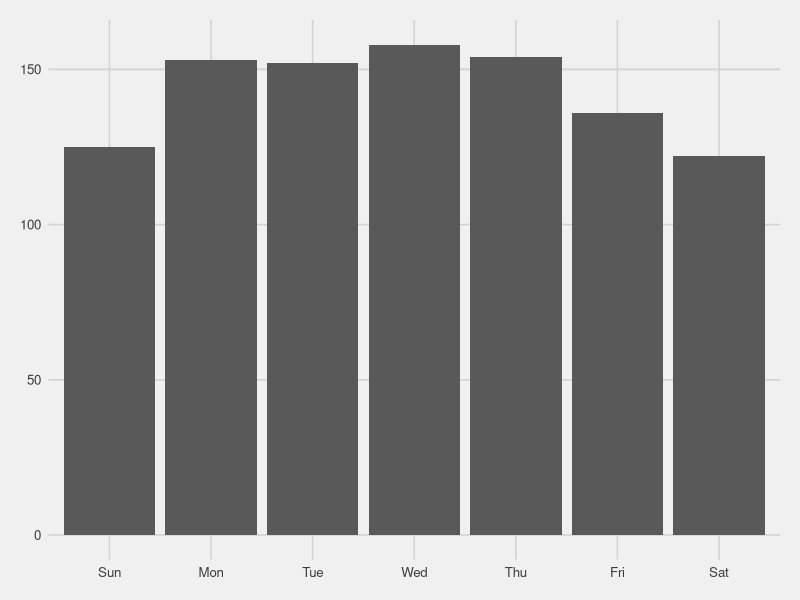

Source code (R):
## ---- chunk 1
knitr::opts_chunk$set(echo = TRUE)
## ---- chunk 2
library(tidyverse)
library(lubridate)
library(ggthemes)
## ---- chunk 3
set.seed(2);
order_daterange <- seq(as.POSIXlt("2018-08-01"),as.POSIXlt("2018-12-01"), by = "days")

order_datetime <- sample(order_daterange, size = 1000, replace = TRUE)
store_name = sample(c("McDonald's", "KFC", "Didi Burger", "Broccoli Pizza", "Dipndip", "Doce"), size = length(order_datetime), replace = TRUE)
store_id = sample(23:150, size = length(order_datetime), replace = TRUE)
destination = paste0("Neighbourhood ",sample(c('A','B','C','D'),length(order_datetime),rep=T))
delivery_time <- order_datetime + sample(1200:3600, size = length(order_datetime), rep = T)
travel_time = round(difftime(delivery_time, order_datetime), 2)

orders_df <- tibble(store_id, store_name, order_datetime, destination, delivery_time, travel_time) %>% 
  mutate(order_day = wday(order_datetime, label = T))

## ---- chunk 4
orders_df %>% 
  group_by(order_day) %>% 
  count() %>%  
  ggplot(aes(order_day, n)) +
  geom_bar(stat = "identity") +
  scale_color_viridis_c() +
  theme_fivethirtyeight()


orders_df %>% 
  mutate(order_day = wday(order_datetime, label = T))
